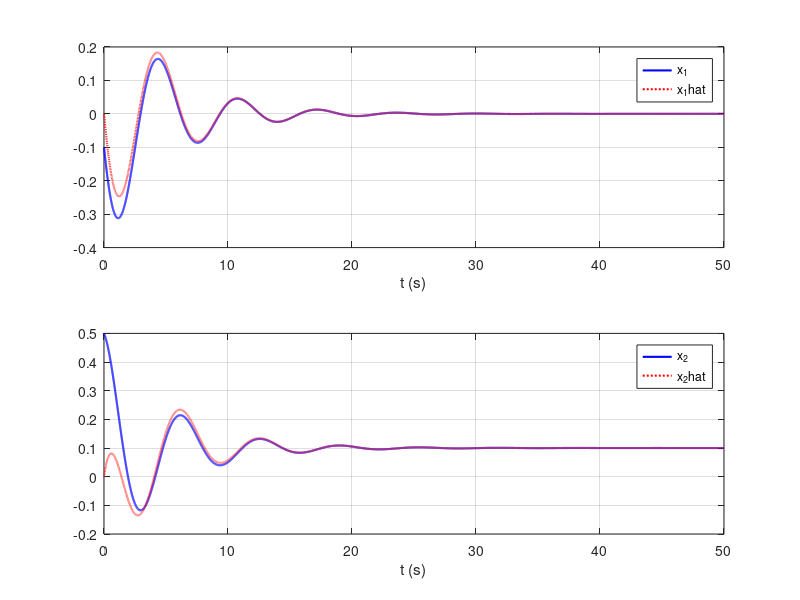

MATLAB code for this plot:
clear
close all
clc

% we want observer eigenvalues coincident in -0.5, 
% then repeat with -1 and -5.

A = [-0.4 -1; 1 0];
B = [1 0]';
C = [0 1];
D = 0;
x0 = [-0.1 0.5]';

% true system
sys = ss(A, B, C, D);

% is it observable?
Mo = obsv(A, C);
rho_Mo = rank(Mo); % it returns 2=n, so it's observable, we can compute L.

lambda_obsv_des = [-0.5 -0.5]; % part 1
L = acker(A', C', lambda_obsv_des)';

eig(A-L*C); % double-checking if we correctly assigned the desired eigenvalues

% observer system
sys_obsv = ss(A-L*C, [B L], eye(2), 0);
x0_hat = [0, 0]'; % given for the exercise

% simulation to generate observer inputs
t_sim = linspace(0, 50, 10000); % simulation time base
u_sim = 0.1*ones(size(t_sim)); % row vector
[y, ~, x] = lsim(sys, u_sim, t_sim, x0); % response simulation y is a column vector
% lsim allows us to simulate a dynamical system in the presence of an
% initial condition and input
% now the same for the observer system
[y_hat, t, x_hat] = lsim(sys_obsv, [u_sim', y], t_sim, x0_hat);

% now let's plot both x and x_hat
% time ended, remember to copy last bit which displays the two plots
figure(1),
subplot (211)
plot (t,x(:,1),'b','linew',1.5)
grid on, zoom on, hold on,
plot (t, x_hat(:,1),':r', 'linew', 1.5)
xlabel('t (s)')
legend('x_1', 'x_1hat')
subplot (212)
plot (t,x(:,2),'b','linew',1.5)
grid on, zoom on, hold on,
plot (t, x_hat(:,2),':r', 'linew', 1.5)
xlabel('t (s)')
legend('x_2', 'x_2hat')